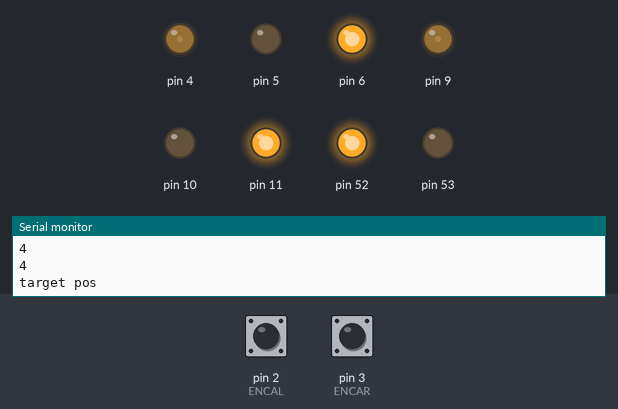
A sketch run on a simulated Arduino Mega 2560, built with avr-gcc and run on an emulated ATmega2560. Parts: output pins drawn as LEDs (lit = HIGH), the last lines printed to the serial monitor. The inputs (shaded band) are chosen by the test bench; at power-on: pin 2 (ENCAL) HIGH, pin 3 (ENCAR) HIGH.

Above: at 0.1 s.
At 26.5 s:
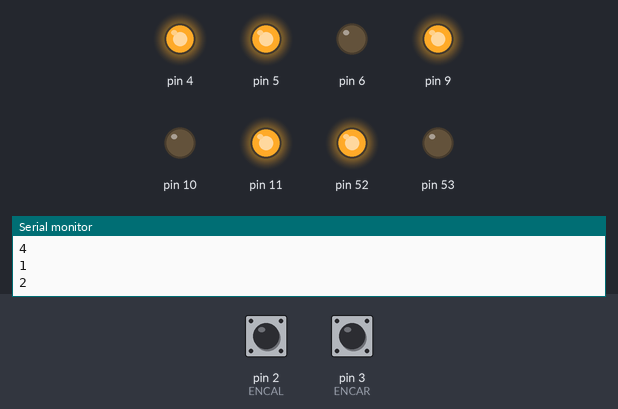
Timing chart, 0 to 28.0 s (numbered marks = the images above):
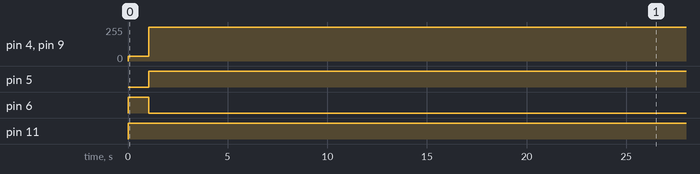

The sketch:

RobotTour.ino
```cpp
#include <util/atomic.h> // For the ATOMIC_BLOCK macro
#include "Arduino.h"
#include "EncodedMotor.h"
#include "TwoWheeledCar.h"
#include "PathCar.h"
#include "GridPosition.h"
#include "Vector.h"

#define ENCAL 2 // YELLOW
#define ENCBL 7 // WHITE
#define PWML 4
#define IN2L 5
#define IN1L 6

#define ENCAR 3 // YELLOW
#define ENCBR 8 // WHITE
#define PWMR 9
#define IN2R 10
#define IN1R 11

#define FORWARD 0
#define RIGHT 1
#define LEFT 3
#define REVRIGHT 2
#define SMALLMOVE 4
#define STARTINGMOVE 5


EncodedMotor leftMotor(ENCAR,ENCBL,PWML,IN1L,IN2L);
EncodedMotor rightMotor(ENCAL,ENCBR,PWMR,IN1R,IN2R);
TwoWheeledCar robot(leftMotor,rightMotor);
Vector<int> instructions;

int interval=0;
long prevTime=0;
long curTime=0;

GridPosition b1(0,0);
GridPosition b2(1,0);
GridPosition b3(2,0);
GridPosition b4(3,0);
GridPosition b5(0,1);
GridPosition b6(1,1);
GridPosition b7(2,1);
GridPosition b8(3,1);
GridPosition b9(0,2);
GridPosition b10(1,2);
GridPosition b11(2,2);
GridPosition b12(3,2);
GridPosition b13(0,3);
GridPosition b14(1,3);
GridPosition b15(2,3);
GridPosition b16(3,3);
Vector<int> createInstructions(Vector<GridPosition> path,Vector<int>& instructions){
  GridPosition blockCur = path.at(0);
  GridPosition blockAft = path.at(1);
  int dir = 0;
  int instruction = 0;
  int list[100];
  instructions.setStorage(list);
  instructions.push_back(STARTINGMOVE);
  while(path.size()-1>0){
    instruction = findMove(blockCur,blockAft, dir);

    switch(instruction){
      case FORWARD:
        instructions.push_back(FORWARD);

        break;
      case RIGHT:
        instructions.push_back(RIGHT);
        instructions.push_back(SMALLMOVE);
        dir = (dir+1)%4;
        break;
      case LEFT:
        instructions.push_back(LEFT);
        instructions.push_back(SMALLMOVE);
        dir = (dir-1)%4;
        break;
      case REVRIGHT:
        instructions.push_back(RIGHT);
        instructions.push_back(REVRIGHT);
        instructions.push_back(FORWARD);
        dir = (dir+2)%4;
        break;
    }
//    Serial.println(instruction);
    Serial.println(instructions.at(instructions.size()-1));
    path.remove(0);
    blockCur = path.front();
    blockAft = path.at(1);
  }
//    Serial.println(instruction);
  Serial.println(instructions.at(instructions.size()-1));
  return instructions;
}


void setup() {
  Serial.begin(9600);

  GridPosition path1[]={GridPosition(0,0),GridPosition(0,0),GridPosition(0,0),GridPosition(0,0),GridPosition(0,0),GridPosition(0,0),GridPosition(0,0),GridPosition(0,0),GridPosition(0,0),GridPosition(0,0),GridPosition(0,0),GridPosition(0,0),GridPosition(0,0),GridPosition(0,0),GridPosition(0,0),GridPosition(0,0),GridPosition(0,0),GridPosition(0,0),GridPosition(0,0),GridPosition(0,0),GridPosition(0,0)};
  Vector<GridPosition> path;

  path.setStorage(path1);
  path.push_back(b2);
  path.push_back(b3);
  path.push_back(b7);
  path.push_back(b8);
  path.push_back(b12);
  path.push_back(b11);
  path.push_back(b15);
  path.push_back(b11);
  path.push_back(b10);
  path.push_back(b6);
  path.push_back(b5);
  path.push_back(b6);
  path.push_back(b10);
  path.push_back(b9);
  path.push_back(b13);
  path.push_back(b14);


  Serial.println(path.size());
  robot.begin(940,528);
  attachInterrupt(digitalPinToInterrupt(ENCAR),readLeft,RISING);
  attachInterrupt(digitalPinToInterrupt(ENCAL),readRight,RISING);
  pinMode(53,OUTPUT);
  pinMode(52,OUTPUT);
  digitalWrite(53,LOW);
  digitalWrite(52,HIGH);

  createInstructions(path,instructions);
  interval = (60*1000/instructions.size());
  Serial.println("target pos");
  prevTime = 0;
  curTime = 0;

}

void loop() {
  updateCar();
  robot.updateMotors();
//  Serial.print(robot.getLTarget());
//  Serial.print(" ");
//  Serial.print(robot.getLPosition());
//  Serial.print(" ");
//  Serial.print(robot.getRPosition());
//  Serial.println();
  delay(1);
}
void readLeft(){
//  robotTour.readLEncoder();
  robot.readLEncoder();
}
void readRight(){
//  robotTour.readREncoder();
  robot.readREncoder();
}


void updateCar(){
  long curTime = millis()+(interval-1000);
  if((curTime- prevTime)>interval && !instructions.empty()){
    moveCar(instructions);
    prevTime = curTime;
  }
}

void moveCar(Vector<int> in){
  int instruction = in.at(0);
  for(int i=0;i<instructions.size();i++){
    Serial.println(instructions.at(i));
  }
  Serial.println(instruction);
  instructions.remove(0);
  switch(instruction){
    case FORWARD:
      robot.blockMove();
      break;
    case RIGHT:
      robot.rightTurn();
      break;
    case LEFT:
      robot.leftTurn();
      break;
    case REVRIGHT:
      robot.reverseRightTurn();
      break;
    case SMALLMOVE:
      robot.smallMove();
      break;
    case STARTINGMOVE:
      robot.startingMove();
      break;
  }

}


int  findMove(GridPosition cur, GridPosition after,int curDirection){
  int xDif = after.x-cur.x;
  int yDif = (after.y-cur.y)*2;
  int finalDif = xDif+yDif;
  int intendedDir = 0;
//  Serial.println(finalDif);
  switch(finalDif){
    case 2:
      intendedDir = 0;
      break;
    case 1:
      intendedDir = 1;
      break;
    case -2:
      intendedDir = 2;
      break;
    case -1:
      intendedDir = 3;
      break;
  }
//  Serial.println((intendedDir-curDirection)%4);
  return ((intendedDir-curDirection)+16)%4;
}
```

EncodeMotor.cpp
```cpp
#include "Arduino.h"
#include "EncodedMotor.h"
#include <util/atomic.h>


EncodedMotor::EncodedMotor(int ENCA,int ENCB,int PWM, int in1, int in2){
    _ki=0;
    _kd=0;
    _kp=0;

    pinMode(ENCA,INPUT);
    pinMode(ENCB,INPUT);
    pinMode(PWM,OUTPUT);
    pinMode(in1,OUTPUT);
    pinMode(in2,OUTPUT);

    _ENCA=ENCA;
    _ENCB=ENCB;
    _PWM=PWM;
    _in1=in1;
    _in2=in2;

    _pos=0;
    _target=0;

    prevT = 0;
    eprev = 0;
    eintegral = 0;
}

EncodedMotor:: EncodedMotor(){
}

void EncodedMotor::begin(float kp, float kd, float ki){
  _ki=ki;
  _kd=kd;
  _kp=kp;
}

int EncodedMotor::getPosition(){
  return _pos;
}

void EncodedMotor::readEncoder(){
  int b = digitalRead(_ENCB);
  if(b > 0){
    _pos++;
  }
  else{
    _pos--;
  }
}

void EncodedMotor:: setMotor(int dir, int pwmVal,int minVal){
  if(pwmVal<minVal){
    pwmVal = minVal;
  }
  analogWrite(_PWM,pwmVal);
  if(dir == 1){
    digitalWrite(_in1,HIGH);
    digitalWrite(_in2,LOW);
  }
  else if(dir == -1){
    digitalWrite(_in1,LOW);
    digitalWrite(_in2,HIGH);
  }
  else{
    digitalWrite(_in1,LOW);
    digitalWrite(_in2,LOW);
  }
}
void EncodedMotor:: setMotorPos(int target,int minVal){
  _target = target;
  long currT = micros();
  float deltaT = ((float) (currT - prevT))/( 9.0e5 );
  prevT = currT;


  // error
  int e = _pos - _target;

  // derivative
  float dedt = (e-eprev)/(deltaT);

  // integral
  eintegral = eintegral + e*deltaT;

  // control signal
  float u = _kp*e + _kd*dedt + _ki*eintegral;

  // motor power
  float pwr = fabs(u);
  if( pwr > 255 ){
    pwr = 255;
  }

  // motor direction
  int dir = 1;
  if(u<0){
    dir = -1;
  }

  // signal the motor
  setMotor(dir,pwr,minVal);


  // store previous error
  eprev = e;
}
```

EncodedMotor.h
```cpp
#pragma once
#include "Arduino.h"

class EncodedMotor{
  public:
    EncodedMotor(int ENCA,int ENCB,int PWM, int in1, int in2);
    EncodedMotor();
    void begin(float ki, float kd, float kp);

    void setMotorPos(int target,int minVal);
    int getPosition();
    void readEncoder();
  private:
    void setMotor(int dir, int pwmVal,int minVal);

    float _ki;
    float _kd;
    float _kp;

    int _ENCA;
    int _ENCB;
    int _PWM;
    int _in1;
    int _in2;

    int _pos;
    int _target;

    long prevT;
    float eprev;
    float eintegral;
};
```

GridPosition.cpp
```cpp
#include "Arduino.h"
#include "GridPosition.h"

GridPosition:: GridPosition(int _x, int _y){
  x=_x;
  y=_y;
}
```

GridPosition.h
```cpp
#pragma once
#include "Arduino.h"

class GridPosition{
  public:
    GridPosition(int x, int y);
    int x;
    int y;
  private:
};
```

PathCar.cpp
```cpp
#include "Arduino.h"
#include "EncodedMotor.h"
#include "TwoWheeledCar.h"
#include "PathCar.h"
#include "GridPosition.h"
#include "Vector.h"

#define FORWARD 0
#define RIGHT 1
#define LEFT 3
#define REVRIGHT 2

PathCar:: PathCar(TwoWheeledCar robot){
  _robot = robot;
  _interval = 0;
  _prevTime = 0;
  _instructions = {};
}

void PathCar:: begin(Vector<GridPosition> path, int dur){
  createInstructions(path);
  _interval = (_instructions.size()*1000/dur);
}

void PathCar:: readREncoder(){
  _robot.readREncoder();
}

void PathCar:: readLEncoder(){
  _robot.readLEncoder();
}
int PathCar:: getDirection(){
  return _robot.getDirection();
}

void PathCar:: updateCar(){
  int curTime = millis();
  if((curTime- _prevTime)>_interval && !_instructions.empty()){
    move();
    _prevTime = curTime;
  }
  _robot.blockMove();
}

void PathCar:: move(){
  int instruction = _instructions.front();
  _instructions.remove(0);
  switch(instruction){
    case FORWARD:
      _robot.blockMove();
      break;
    case RIGHT:
      _robot.rightTurn();
      break;
    case LEFT:
      _robot.leftTurn();
      break;
    case REVRIGHT:
      _robot.reverseRightTurn();
      break;
  }
}

void PathCar:: createInstructions(Vector<GridPosition> path){
  GridPosition blockCur = path.front();
  GridPosition blockAft = path.at(1);
  int dir = 0;
  int instruction = 0;
  path.remove(0);
  Vector<int> instructions;
  while(path.size()-1>0){
    instruction = findMove(blockCur,blockAft, dir);

    switch(instruction){
      case FORWARD:
        instructions.push_back(FORWARD);
        break;
      case RIGHT:
        instructions.push_back(RIGHT);
        dir = (dir+1)%4;
        break;
      case LEFT:
        instructions.push_back(LEFT);
        dir = (dir-1)%4;
        break;
      case REVRIGHT:
        instructions.push_back(RIGHT);
        instructions.push_back(REVRIGHT);
        dir = (dir+2)%4;
        break;
    }
    path.remove(0);
    blockCur = path.front();
    blockAft = path.at(1);
  }
  _instructions = instructions;
}

int PathCar:: findMove(GridPosition cur, GridPosition after,int curDirection){
  int xDif = after.x-cur.x;
  int yDif = (after.y-cur.y)*2;
  int finalDif = xDif-yDif;
  int intendedDir = 0;
  switch(finalDif){
    case 2:
      intendedDir = 0;
      break;
    case 1:
      intendedDir = 1;
      break;
    case -2:
      intendedDir = 2;
      break;
    case -1:
      intendedDir = 3;
      break;
  }
  return (intendedDir-curDirection)%4;
}
int PathCar:: getLPosition(){
  return _robot.getLPosition();
}
int PathCar:: getRPosition(){
  return _robot.getRPosition();
}
void PathCar:: setInstructions(Vector<int> instructions){
  _instructions = instructions;
}
```

PathCar.h
```cpp
#pragma once
#include "Arduino.h"
#include "EncodedMotor.h"
#include "TwoWheeledCar.h"
#include "GridPosition.h"
#include "Vector.h"
class PathCar{
  public:
    PathCar(TwoWheeledCar robot);
    void begin(Vector<GridPosition> path,int time);
    void readREncoder();
    void readLEncoder();
    int getDirection();
    void updateCar();
    void createInstructions(Vector<GridPosition> path);
    int getLPosition();
    int getRPosition();
    void setInstructions(Vector<int> instructions);
  private:
    TwoWheeledCar _robot;
    int _interval;
    int _prevTime;
    Vector<int> _instructions;
    void move();
    int findMove(GridPosition cur,GridPosition aft,int dir);
};
```

TwoWheeledCar.cpp
```cpp
#include "Arduino.h"
#include "EncodedMotor.h"
#include "TwoWheeledCar.h"
#include <util/atomic.h>

TwoWheeledCar::TwoWheeledCar(EncodedMotor leftMotor,EncodedMotor rightMotor){
  _leftMotor = leftMotor;
  _rightMotor = rightMotor;
  _stepsForForward = 0;
  _stepsForTurn = 0;
  _rTarget = 0;
  _lTarget = 0;
  _direction = 0;
}
TwoWheeledCar:: TwoWheeledCar(){

}
void TwoWheeledCar::begin(long stepsForForward,long stepsForTurn){
  _stepsForForward = stepsForForward;
  _stepsForTurn = stepsForTurn;
  _leftMotor.begin(20,1.4,0.0);
  _rightMotor.begin(20,1.4,0.0);
}

void TwoWheeledCar:: smallMove(){
  _rTarget+= _stepsForForward-(_stepsForForward/100)*31;
  _lTarget+= _stepsForForward-(_stepsForForward/100)*31;
}
void TwoWheeledCar:: startingMove(){
  _rTarget+= (_stepsForForward-(_stepsForForward/100)*31)/2;
  _lTarget+= (_stepsForForward-(_stepsForForward/100)*31)/2;
}

void TwoWheeledCar:: blockMove(){
  _rTarget+= _stepsForForward;
  _lTarget+= _stepsForForward;
}

void TwoWheeledCar:: rightTurn(){
  _lTarget+= _stepsForTurn;
  _direction = (_direction+1)%4;
}

void TwoWheeledCar:: leftTurn(){
  _rTarget+= _stepsForTurn;
  _direction = (_direction-1)%4;
}
void TwoWheeledCar:: reverseRightTurn(){
  _rTarget-= _stepsForTurn;
  _direction = (_direction+1)%4;
}
void TwoWheeledCar:: readLEncoder(){
  _leftMotor.readEncoder();
}
void TwoWheeledCar:: readREncoder(){
  _rightMotor.readEncoder();
}
void TwoWheeledCar:: updateMotors(){
  _leftMotor.setMotorPos(_lTarget,35);
  _rightMotor.setMotorPos(-_rTarget,35);
}
long TwoWheeledCar:: getRPosition(){
  return -_rightMotor.getPosition();
}
long TwoWheeledCar:: getLPosition(){
  return  _leftMotor.getPosition();
}
int TwoWheeledCar:: getDirection(){
  return _direction;
}

long TwoWheeledCar:: getLTarget(){
  return _lTarget;
}
```

TwoWheeledCar.h
```cpp
#pragma once
#include "Arduino.h"
#include "EncodedMotor.h"

class TwoWheeledCar{
  public:
    TwoWheeledCar();
    TwoWheeledCar(EncodedMotor leftMotor, EncodedMotor rightMotor);
    void begin(long stepsForForward,long stepsForTurn);
    void startingMove();
    void endingMove();
    void blockMove();
    void smallMove();
    void rightTurn();
    void leftTurn();
    void reverseRightTurn();
    void readLEncoder();
    void readREncoder();
    void updateMotors();
    long getRPosition();
    long getLPosition();
    EncodedMotor _leftMotor;
    EncodedMotor _rightMotor;
    int getDirection();
    long getLTarget();

  private:
    long _stepsForForward;
    long _stepsForTurn;
    long _rTarget;
    long _lTarget;
    int _direction;
};
```

Measured:
- by itself, pin 4, pin 9: 0/255 → 35/255 at 0.00 s, → 255/255 1.0 s later
- by itself, pin 5: LOW → HIGH at 1.0 s
- by itself, pin 6: LOW → HIGH at 0.00 s, → LOW 1.0 s later
- by itself, pin 11: LOW → HIGH at 0.00 s
